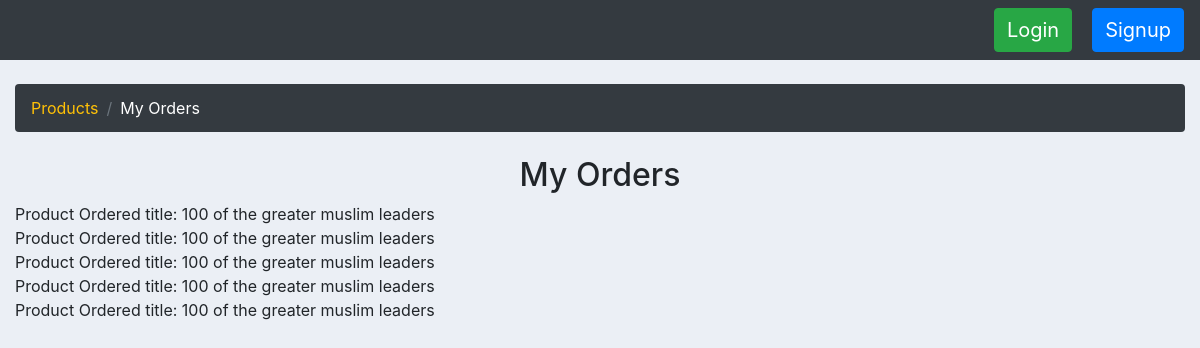
The app's page /customer-orders/3/ with its own data.
### orders/models.py (models this page shows, shortened)
class Order(models.Model):
    STATUS = (
        ('Pending', 'Pending'),
        ('Out for delivery', 'Out for delivery '),
        ('Delivered', 'Delivered')
    )
    customer = models.ForeignKey(Customer, null=True, on_delete=models.CASCADE)
    product = models.ForeignKey(Product, null=True, on_delete=models.CASCADE)
    status = models.CharField(max_length=200, choices=STATUS)
    created_at = models.DateTimeField(auto_now_add=True)

### products/models.py (models this page shows, shortened)
class Product(models.Model):
    title = models.CharField(max_length=200, db_index=True)
    slug = models.SlugField(max_length=200, db_index=True)
    author = models.CharField(max_length=200, null=True)
    description = models.TextField(max_length=500, blank=True)
    price = models.PositiveIntegerField()
    stock = models.PositiveIntegerField()
    image = models.ImageField(upload_to='images/products/')
    available = models.BooleanField(default=True)
    BOOK_TYPE = (
        ('Islamic History', 'Islamic History'),
        ('Islamic Cultural', 'Islamic Cultural'),
        ('Fiqh', 'Fiqh'),
        ('Tafseer', 'Tafseer'),
        ('A\'akida', 'A\'akida'),
        ('Hadith', 'Hadith'),
        ('Biography', 'Biography'),
        ('Familial', 'Familial'),
        ('Invasions', 'Invasions'),
        ('Politics', 'Politics'),
    )
    typ = models.CharField(max_length=200, choices=BOOK_TYPE)
    created_at = models.DateTimeField(auto_now=True)
    updated_at = models.DateTimeField(auto_now=True)
    class Meta:
        ordering = ('-created_at',)
        index_together = (('id', 'slug'),)
        verbose_name = 'Product'
        verbose_name_plural = 'Products'

### orders/views.py (the view)
# urls.py: path('customer-orders/<int:id>/', customer_orders, name='customer_orders'),
def customer_orders(request, id):
    customer = get_object_or_404(Customer, id=id)
    orders = customer.order_set.all()
    context = {
        'customer': customer,
        'orders': orders
    }
    return render(request, 'customer/customer-orders.html', context)

### templates/customer/customer-orders.html (shortened to what this page needs)
{% extends 'main/base.html' %}
{% block breadcrumb %}
    <li class="breadcrumb-item">
        <a href="{% url 'products_list' %}" class="text-warning">Products</a>
    </li>
    <li class="breadcrumb-item">My Orders</li>
{% endblock %}
{% block content %}
    <h2 class="text-center">My Orders</h2>
    <div>
        {% for order in orders %}
            {% if order.product.title == order.product.title %}
                <div>Product Ordered title: {{ order.product.title }} </div>
            {% endif %}
        {% endfor %}
    </div>
{% endblock %}

### static/css/main.css (style rules this page uses)
body { background-color: #ebeff5; }

### records on screen
Order: product "100 of the greater muslim leaders"
Order: product "100 of the greater muslim leaders"
Order: product "100 of the greater muslim leaders"
Order: product "100 of the greater muslim leaders"
Order: product "100 of the greater muslim leaders"
